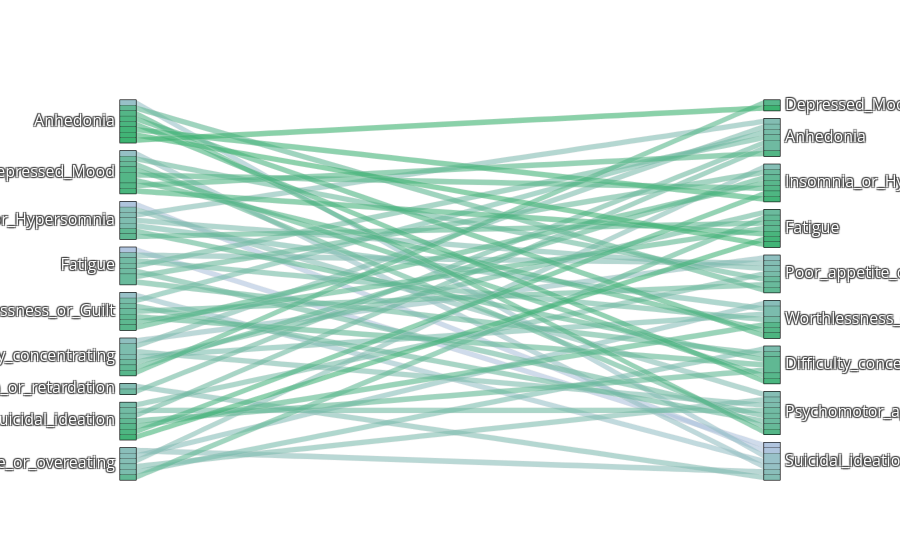

Notebook code for this chart:
### Code cell
explicit_dim = go.parcats.Dimension(
    values=temp_df['explicit_symptom'],
    label="Explicit Symptom"
)

implicit_dim = go.parcats.Dimension(
    values=temp_df['implicit_symptom'],
    label="Implicit Symptom"
)

color = temp_df['pearson_score']
colorscale = [[0, 'lightsteelblue'], [1, 'mediumseagreen']]

fig = go.Figure(data = [go.Parcats(dimensions=[explicit_dim, implicit_dim],
                                   line = dict(color = color, colorscale = colorscale),
                                   hoveron = 'color', hoverinfo = 'count+probability',
                                    labelfont = dict(size = 18, color = 'white'),
                                    tickfont = dict(size = 16, color = 'white'),
                                    arrangement = 'freeform')])
  
fig.show()

### Figure 1 — Plotly figure (JSON) as saved in the notebook; plotly's stock layout.template omitted (floating-point values rounded to 4 significant figures)
{"data": [{"arrangement": "freeform", "dimensions": [{"label": "Explicit Symptom", "values": ["Anhedonia", "Depressed_Mood", "Anhedonia", "Insomnia_or_Hypersomnia", "Anhedonia", "Fatigue", "Anhedonia", "Anhedonia", "Worthlessness_or_Guilt", "Anhedonia", "Difficulty_concentrating", "Anhedonia", "Psychomotor_agitation_or_retardation", "Anhedonia", "Suicidal_ideation", "Depressed_Mood", "Depressed_Mood", "Depressed_Mood", "Depressed_Mood", "Depressed_Mood", "Difficulty_concentrating", "Depressed_Mood", "Depressed_Mood", "Insomnia_or_Hypersomnia", "Fatigue", "Insomnia_or_Hypersomnia", "Poor_appetite_or_overeating", "Insomnia_or_Hypersomnia", "Worthlessness_or_Guilt", "Insomnia_or_Hypersomnia", "Difficulty_concentrating", "Insomnia_or_Hypersomnia", "Insomnia_or_Hypersomnia", "Suicidal_ideation", "Fatigue", "Poor_appetite_or_overeating", "Fatigue", "Worthlessness_or_Guilt", "Fatigue", "Difficulty_concentrating", "Fatigue", "Fatigue", "Suicidal_ideation", "Poor_appetite_or_overeating", "Worthlessness_or_Guilt", "Poor_appetite_or_overeating", "Difficulty_concentrating", "Poor_appetite_or_overeating", "Poor_appetite_or_overeating", "Suicidal_ideation", "Worthlessness_or_Guilt", "Difficulty_concentrating", "Worthlessness_or_Guilt", "Worthlessness_or_Guilt", "Suicidal_ideation", "Difficulty_concentrating", "Suicidal_ideation", "Psychomotor_agitation_or_retardation", "Suicidal_ideation"]}, {"label": "Implicit Symptom", "values": ["Depressed_Mood", "Anhedonia", "Insomnia_or_Hypersomnia", "Anhedonia", "Fatigue", "Anhedonia", "Poor_appetite_or_overeating", "Worthlessness_or_Guilt", "Anhedonia", "Difficulty_concentrating", "Anhedonia", "Psychomotor_agitation_or_retardation", "Anhedonia", "Suicidal_ideation", "Anhedonia", "Insomnia_or_Hypersomnia", "Fatigue", "Poor_appetite_or_overeating", "Worthlessness_or_Guilt", "Difficulty_concentrating", "Depressed_Mood", "Psychomotor_agitation_or_retardation", "Suicidal_ideation", "Fatigue", "Insomnia_or_Hypersomnia", "Poor_appetite_or_overeating", "Insomnia_or_Hypersomnia", "Worthlessness_or_Guilt", "Insomnia_or_Hypersomnia", "Difficulty_concentrating", "Insomnia_or_Hypersomnia", "Psychomotor_agitation_or_retardation", "Suicidal_ideation", "Insomnia_or_Hypersomnia", "Poor_appetite_or_overeating", "Fatigue", "Worthlessness_or_Guilt", "Fatigue", "Difficulty_concentrating", "Fatigue", "Psychomotor_agitation_or_retardation", "Suicidal_ideation", "Fatigue", "Worthlessness_or_Guilt", "Poor_appetite_or_overeating", "Difficulty_concentrating", "Poor_appetite_or_overeating", "Psychomotor_agitation_or_retardation", "Suicidal_ideation", "Poor_appetite_or_overeating", "Difficulty_concentrating", "Worthlessness_or_Guilt", "Psychomotor_agitation_or_retardation", "Suicidal_ideation", "Worthlessness_or_Guilt", "Psychomotor_agitation_or_retardation", "Difficulty_concentrating", "Suicidal_ideation", "Psychomotor_agitation_or_retardation"]}], "hoverinfo": "count+probability", "hoveron": "color", "labelfont": {"color": "white", "size": 18}, "line": {"color": [0.83, 0.71, 0.79, 0.44, 0.8, 0.54, 0.63, 0.74, 0.51, 0.75, 0.47, 0.7, 0.55, 0.32, 0.55, 0.7, 0.76, 0.57, 0.7, 0.68, 0.68, 0.6, 0.34, 0.64, 0.58, 0.46, 0.43, 0.48, 0.67, 0.63, 0.62, 0.43, 0.2, 0.73, 0.44, 0.62, 0.53, 0.65, 0.58, 0.57, 0.55, 0.19, 0.79, 0.41, 0.58, 0.48, 0.37, 0.46, 0.4, 0.5, 0.63, 0.48, 0.56, 0.32, 0.68, 0.47, 0.63, 0.44, 0.53], "colorscale": [[0, "lightsteelblue"], [1, "mediumseagreen"]]}, "tickfont": {"color": "white", "size": 16}, "type": "parcats"}], "layout": {}}
